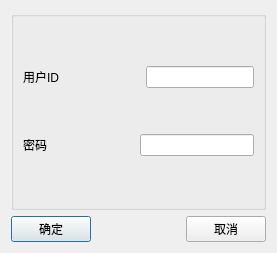
<?xml version="1.0" encoding="UTF-8"?>
<ui version="4.0">
 <class>TloginDialog</class>
 <widget class="QDialog" name="TloginDialog">
  <property name="geometry">
   <rect>
    <x>0</x>
    <y>0</y>
    <width>277</width>
    <height>253</height>
   </rect>
  </property>
  <property name="windowTitle">
   <string>Dialog</string>
  </property>
  <layout class="QVBoxLayout" name="verticalLayout">
   <item>
    <widget class="QGroupBox" name="groupBox">
     <property name="title">
      <string/>
     </property>
     <layout class="QGridLayout" name="gridLayout">
      <item row="1" column="0">
       <widget class="QLabel" name="label_2">
        <property name="text">
         <string>密码</string>
        </property>
       </widget>
      </item>
      <item row="0" column="0" colspan="2">
       <widget class="QLabel" name="label">
        <property name="text">
         <string>用户ID</string>
        </property>
       </widget>
      </item>
      <item row="1" column="1" colspan="2">
       <spacer name="horizontalSpacer_2">
        <property name="orientation">
         <enum>Qt::Horizontal</enum>
        </property>
        <property name="sizeHint" stdset="0">
         <size>
          <width>40</width>
          <height>20</height>
         </size>
        </property>
       </spacer>
      </item>
      <item row="0" column="4">
       <widget class="QLineEdit" name="editName"/>
      </item>
      <item row="1" column="3" colspan="2">
       <widget class="QLineEdit" name="Editpassword"/>
      </item>
      <item row="0" column="2">
       <spacer name="horizontalSpacer">
        <property name="orientation">
         <enum>Qt::Horizontal</enum>
        </property>
        <property name="sizeHint" stdset="0">
         <size>
          <width>42</width>
          <height>20</height>
         </size>
        </property>
       </spacer>
      </item>
     </layout>
    </widget>
   </item>
   <item>
    <layout class="QHBoxLayout" name="horizontalLayout">
     <item>
      <widget class="QPushButton" name="btnOK">
       <property name="text">
        <string>确定</string>
       </property>
      </widget>
     </item>
     <item>
      <spacer name="horizontalSpacer_3">
       <property name="orientation">
        <enum>Qt::Horizontal</enum>
       </property>
       <property name="sizeHint" stdset="0">
        <size>
         <width>40</width>
         <height>20</height>
        </size>
       </property>
      </spacer>
     </item>
     <item>
      <widget class="QPushButton" name="btnCancel">
       <property name="text">
        <string>取消</string>
       </property>
      </widget>
     </item>
    </layout>
   </item>
  </layout>
 </widget>
 <resources/>
 <connections>
  <connection>
   <sender>btnCancel</sender>
   <signal>clicked()</signal>
   <receiver>TloginDialog</receiver>
   <slot>reject()</slot>
   <hints>
    <hint type="sourcelabel">
     <x>226</x>
     <y>186</y>
    </hint>
    <hint type="destinationlabel">
     <x>138</x>
     <y>126</y>
    </hint>
   </hints>
  </connection>
 </connections>
</ui>
